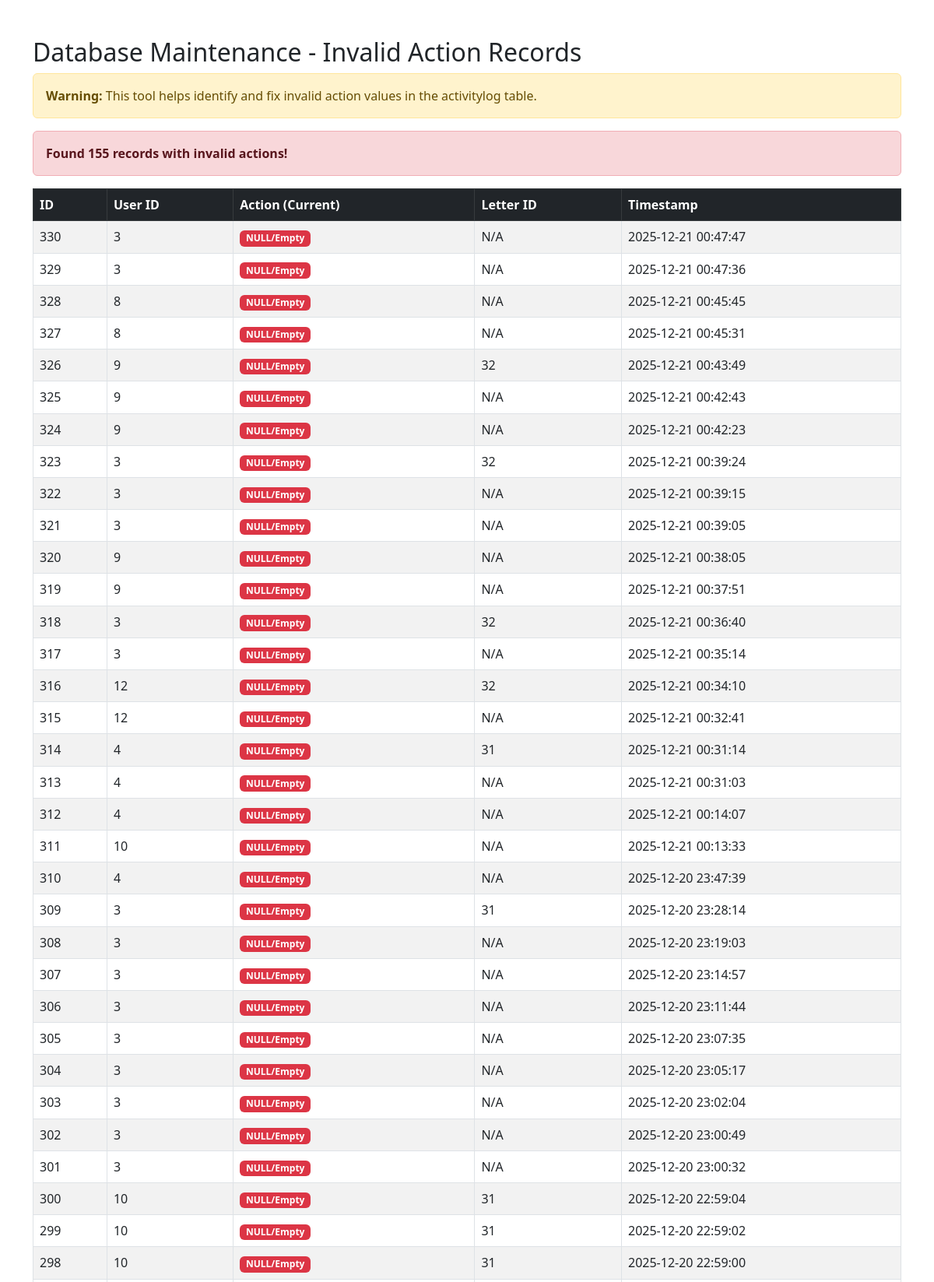
/office_letter/src/fix_invalid_actions.php (upper part), run on the app's committed database.
### tables this page shows
CREATE TABLE `activitylog` (
  `id` int(11) NOT NULL,
  `user_id` int(11) DEFAULT NULL,
  `action` varchar(50) DEFAULT NULL,
  `letter_id` int(11) DEFAULT NULL,
  `old_values` longtext DEFAULT NULL CHECK (json_valid(`old_values`)),
  `new_values` longtext DEFAULT NULL CHECK (json_valid(`new_values`)),
  `ip_address` varchar(45) DEFAULT NULL,
  `user_agent` text DEFAULT NULL,
  `timestamp` datetime DEFAULT NULL
);

### office_letter/src/fix_invalid_actions.php (the view, shortened to what this page needs)
<?php
require_once '../config/db.php';
$check_sql = "SELECT id, user_id, action, letter_id, timestamp
              FROM activitylog
              WHERE action IS NULL OR action = '' OR action = '0'
              ORDER BY timestamp DESC";
$result = $conn->query($check_sql);
echo "<!DOCTYPE html>
<html>
<head>
    <title>Fix Invalid Actions - Database Maintenance</title>
    <link rel=\"stylesheet\" href=\"https://cdn.jsdelivr.net/npm/bootstrap@5.3.0/dist/css/bootstrap.min.css\">
</head>
<body>
<div class=\"container mt-5\">
    <h2>Database Maintenance - Invalid Action Records</h2>
    <div class=\"alert alert-warning\">
        <strong>Warning:</strong> This tool helps identify and fix invalid action values in the activitylog table.
    </div>";
if ($result && $result->num_rows > 0) {
    echo "<div class=\"alert alert-danger\">
            <strong>Found {$result->num_rows} records with invalid actions!</strong>
          </div>";
    echo "<table class=\"table table-bordered table-striped\">
            <thead class=\"table-dark\">
                <tr>
                    <th>ID</th>
                    <th>User ID</th>
                    <th>Action (Current)</th>
                    <th>Letter ID</th>
                    <th>Timestamp</th>
                </tr>
            </thead>
            <tbody>";
    while ($row = $result->fetch_assoc()) {
        echo "<tr>
                <td>{$row['id']}</td>
                <td>{$row['user_id']}</td>
                <td><span class=\"badge bg-danger\">" . htmlspecialchars($row['action'] ?: 'NULL/Empty') . "</span></td>
                <td>" . ($row['letter_id'] ?: 'N/A') . "</td>
                <td>{$row['timestamp']}</td>
              </tr>";
    }
    echo "</tbody></table>";
} else {
    echo "<div class=\"alert alert-success\">
            <strong>Great!</strong> No invalid action records found in the database.
          </div>
          <a href=\"dashboard.php\" class=\"btn btn-primary\">Back to Dashboard</a>";
}
echo "</div>
<script src=\"https://cdn.jsdelivr.net/npm/bootstrap@5.3.0/dist/js/bootstrap.bundle.min.js\"></script>
</body>
</html>";
?>

### data on the page
activitylog: id "330", user "3", action "NULL/Empty", letter "N/A", timestamp "2025-12-21 00:47:47"
activitylog: id "329", user "3", action "NULL/Empty", letter "N/A", timestamp "2025-12-21 00:47:36"
activitylog: id "328", user "8", action "NULL/Empty", letter "N/A", timestamp "2025-12-21 00:45:45"
activitylog: id "327", user "8", action "NULL/Empty", letter "N/A", timestamp "2025-12-21 00:45:31"
activitylog: id "326", user "9", action "NULL/Empty", letter "32", timestamp "2025-12-21 00:43:49"
activitylog: id "325", user "9", action "NULL/Empty", letter "N/A", timestamp "2025-12-21 00:42:43"
activitylog: id "324", user "9", action "NULL/Empty", letter "N/A", timestamp "2025-12-21 00:42:23"
activitylog: id "323", user "3", action "NULL/Empty", letter "32", timestamp "2025-12-21 00:39:24"
activitylog: id "322", user "3", action "NULL/Empty", letter "N/A", timestamp "2025-12-21 00:39:15"
activitylog: id "321", user "3", action "NULL/Empty", letter "N/A", timestamp "2025-12-21 00:39:05"
activitylog: id "320", user "9", action "NULL/Empty", letter "N/A", timestamp "2025-12-21 00:38:05"
activitylog: id "319", user "9", action "NULL/Empty", letter "N/A", timestamp "2025-12-21 00:37:51"
activitylog: id "318", user "3", action "NULL/Empty", letter "32", timestamp "2025-12-21 00:36:40"
activitylog: id "317", user "3", action "NULL/Empty", letter "N/A", timestamp "2025-12-21 00:35:14"
activitylog: id "316", user "12", action "NULL/Empty", letter "32", timestamp "2025-12-21 00:34:10"
activitylog: id "315", user "12", action "NULL/Empty", letter "N/A", timestamp "2025-12-21 00:32:41"
activitylog: id "314", user "4", action "NULL/Empty", letter "31", timestamp "2025-12-21 00:31:14"
activitylog: id "313", user "4", action "NULL/Empty", letter "N/A", timestamp "2025-12-21 00:31:03"
activitylog: id "312", user "4", action "NULL/Empty", letter "N/A", timestamp "2025-12-21 00:14:07"
activitylog: id "311", user "10", action "NULL/Empty", letter "N/A", timestamp "2025-12-21 00:13:33"
activitylog: id "310", user "4", action "NULL/Empty", letter "N/A", timestamp "2025-12-20 23:47:39"
activitylog: id "309", user "3", action "NULL/Empty", letter "31", timestamp "2025-12-20 23:28:14"
activitylog: id "308", user "3", action "NULL/Empty", letter "N/A", timestamp "2025-12-20 23:19:03"
activitylog: id "307", user "3", action "NULL/Empty", letter "N/A", timestamp "2025-12-20 23:14:57"
activitylog: id "306", user "3", action "NULL/Empty", letter "N/A", timestamp "2025-12-20 23:11:44"
activitylog: id "305", user "3", action "NULL/Empty", letter "N/A", timestamp "2025-12-20 23:07:35"
activitylog: id "304", user "3", action "NULL/Empty", letter "N/A", timestamp "2025-12-20 23:05:17"
activitylog: id "303", user "3", action "NULL/Empty", letter "N/A", timestamp "2025-12-20 23:02:04"
activitylog: id "302", user "3", action "NULL/Empty", letter "N/A", timestamp "2025-12-20 23:00:49"
activitylog: id "301", user "3", action "NULL/Empty", letter "N/A", timestamp "2025-12-20 23:00:32"
activitylog: id "300", user "10", action "NULL/Empty", letter "31", timestamp "2025-12-20 22:59:04"
activitylog: id "299", user "10", action "NULL/Empty", letter "31", timestamp "2025-12-20 22:59:02"
activitylog: id "298", user "10", action "NULL/Empty", letter "31", timestamp "2025-12-20 22:59:00"

### other printed values
$result->num_rows "155"
